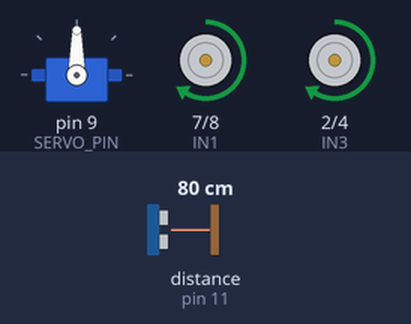
Bench run of a sketch on a simulated Arduino Uno, built with avr-gcc and run on an emulated ATmega328P. Shown: servo, motor-driver pin pairs drawn as motors (green arrow = first pin HIGH = forward, orange = second pin HIGH = backward, longer = more drive, scaled by the enable pin). Wiring (inferred from the names in the program): ultrasonic range finder: trigger pin 10; echo pin 11. The test bench sets the inputs (shaded band); at power-on: distance to the obstacle (sensor on pin 11) 80 cm. The echo pulse lasts 58.3 µs per cm.

Above: at 2.7 s.
2.8 s: distance to the obstacle (sensor on pin 11) set to 24 cm
4.3 s: distance to the obstacle (sensor on pin 11) set to 21 cm
At 5.06 s:
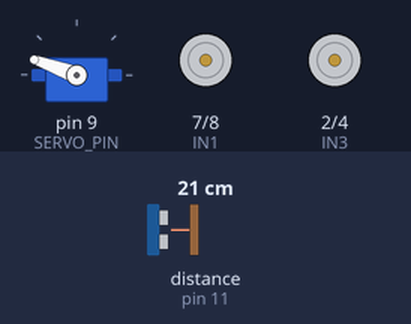
At 6.3 s:
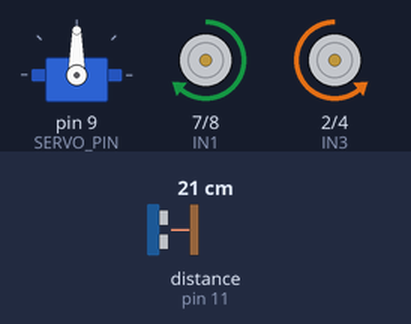
7.3 s: distance to the obstacle (sensor on pin 11) set to 2 cm
10.3 s: distance to the obstacle (sensor on pin 11) set to 35 cm
At 10.71 s:
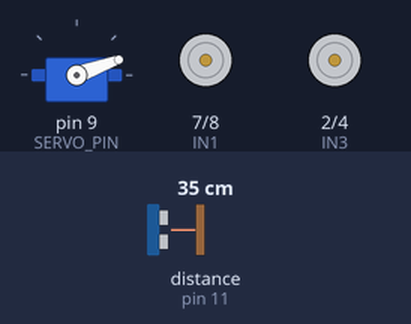
Timing chart, 0 to 13.4 s (numbered marks = the images above; inputs shaded):
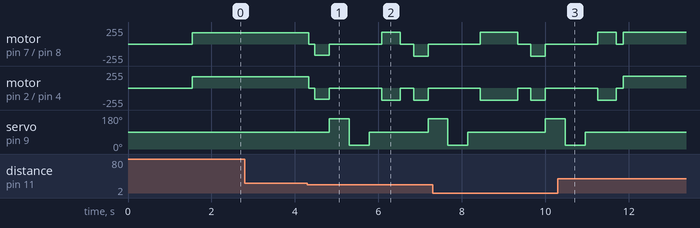

Measured:
- the behaviour switches between 22 and 21 cm on distance to the obstacle (sensor on pin 11) (found by bisection; images 0 and 1)
- after the input at 2.8 s, every drawn part: stays the same
- after the input at 10.3 s, servo on pin 9 (SERVO_PIN): goes on until 11.0 s, then stays 90°

The sketch:

obstacle_avoiding_car.ino
```cpp
 /*
  Obstacle-avoiding 4WD car (Arduino Uno / Nano)
  - 1x L298N driving 4 BO motors (left pair on OUT1/OUT2, right pair on OUT3/OUT4)
  - HC-SR04 ultrasonic sensor mounted on an SG90 servo
*/
#include <Servo.h>

// ---------- Pin map ----------
#define ENA 5    // PWM speed, left motors
#define ENB 6    // PWM speed, right motors
#define IN1 7    // left motors
#define IN2 8
#define IN3 2    // right motors
#define IN4 4
#define SERVO_PIN 9
#define TRIG 10
#define ECHO 11

// ---------- Settings ----------
const int  SPEED          = 170;   // 0-255 (lower if motors too fast)
const int  TURN_SPEED     = 180;
const int  STOP_DIST_CM   = 20;    // obstacle threshold
const int  SERVO_CENTER   = 90;
const int  SERVO_LEFT     = 160;
const int  SERVO_RIGHT    = 20;
const int  TURN_TIME_MS   = 450;   // tune: time for ~90 degree turn
const int  BACK_TIME_MS   = 350;

Servo scanServo;

// ---------- Motor helpers ---------
void setSpeed(int l, int r) {
  analogWrite(ENA, l);
  analogWrite(ENB, r);
}

void forward() {
  digitalWrite(IN1, HIGH); digitalWrite(IN2, LOW);
  digitalWrite(IN3, HIGH); digitalWrite(IN4, LOW);
  setSpeed(SPEED, SPEED);
}

void backward() {
  digitalWrite(IN1, LOW);  digitalWrite(IN2, HIGH);
  digitalWrite(IN3, LOW);  digitalWrite(IN4, HIGH);
  setSpeed(SPEED, SPEED);
}

void turnLeft() {   // spin in place: left backward, right forward
  digitalWrite(IN1, LOW);  digitalWrite(IN2, HIGH);
  digitalWrite(IN3, HIGH); digitalWrite(IN4, LOW);
  setSpeed(TURN_SPEED, TURN_SPEED);
}

void turnRight() {  // left forward, right backward
  digitalWrite(IN1, HIGH); digitalWrite(IN2, LOW);
  digitalWrite(IN3, LOW);  digitalWrite(IN4, HIGH);
  setSpeed(TURN_SPEED, TURN_SPEED);
}

void stopCar() {
  digitalWrite(IN1, LOW); digitalWrite(IN2, LOW);
  digitalWrite(IN3, LOW); digitalWrite(IN4, LOW);
  setSpeed(0, 0);
}

// ---------- Ultrasonic ----------
long readDistanceOnce() {
  digitalWrite(TRIG, LOW);  delayMicroseconds(2);
  digitalWrite(TRIG, HIGH); delayMicroseconds(10);
  digitalWrite(TRIG, LOW);
  long dur = pulseIn(ECHO, HIGH, 30000UL);   // 30 ms timeout (~5 m)
  if (dur == 0) return 400;                  // no echo = far away
  return dur * 0.034 / 2;
}

// median of 3 readings to reject noise
long getDistance() {
  long a = readDistanceOnce(); delay(10);
  long b = readDistanceOnce(); delay(10);
  long c = readDistanceOnce();
  if (a > b) { long t = a; a = b; b = t; }
  if (b > c) { long t = b; b = c; c = t; }
  if (a > b) { long t = a; a = b; b = t; }
  return b;
}

long lookAt(int angle) {
  scanServo.write(angle);
  delay(450);              // let servo settle
  long d = getDistance();
  return d;
}

// ---------- Setup / Loop ----------
void setup() {
  pinMode(ENA, OUTPUT); pinMode(ENB, OUTPUT);
  pinMode(IN1, OUTPUT); pinMode(IN2, OUTPUT);
  pinMode(IN3, OUTPUT); pinMode(IN4, OUTPUT);
  pinMode(TRIG, OUTPUT); pinMode(ECHO, INPUT);

  scanServo.attach(SERVO_PIN);
  scanServo.write(SERVO_CENTER);
  stopCar();
  delay(1500);             // time to place the car down
}

void loop() {
  long front = getDistance();

  if (front > STOP_DIST_CM) {
    forward();
  } else {
    stopCar();
    delay(150);

    backward();
    delay(BACK_TIME_MS);
    stopCar();

    long left  = lookAt(SERVO_LEFT);
    long right = lookAt(SERVO_RIGHT);
    scanServo.write(SERVO_CENTER);
    delay(300);

    if (left < STOP_DIST_CM && right < STOP_DIST_CM) {
      // dead end: turn around (~180 deg)
      turnRight();
      delay(TURN_TIME_MS * 2);
    } else if (left > right) {
      turnLeft();
      delay(TURN_TIME_MS);
    } else {
      turnRight();
      delay(TURN_TIME_MS);
    }
    stopCar();
    delay(100);
  }
  delay(40);
}
```
